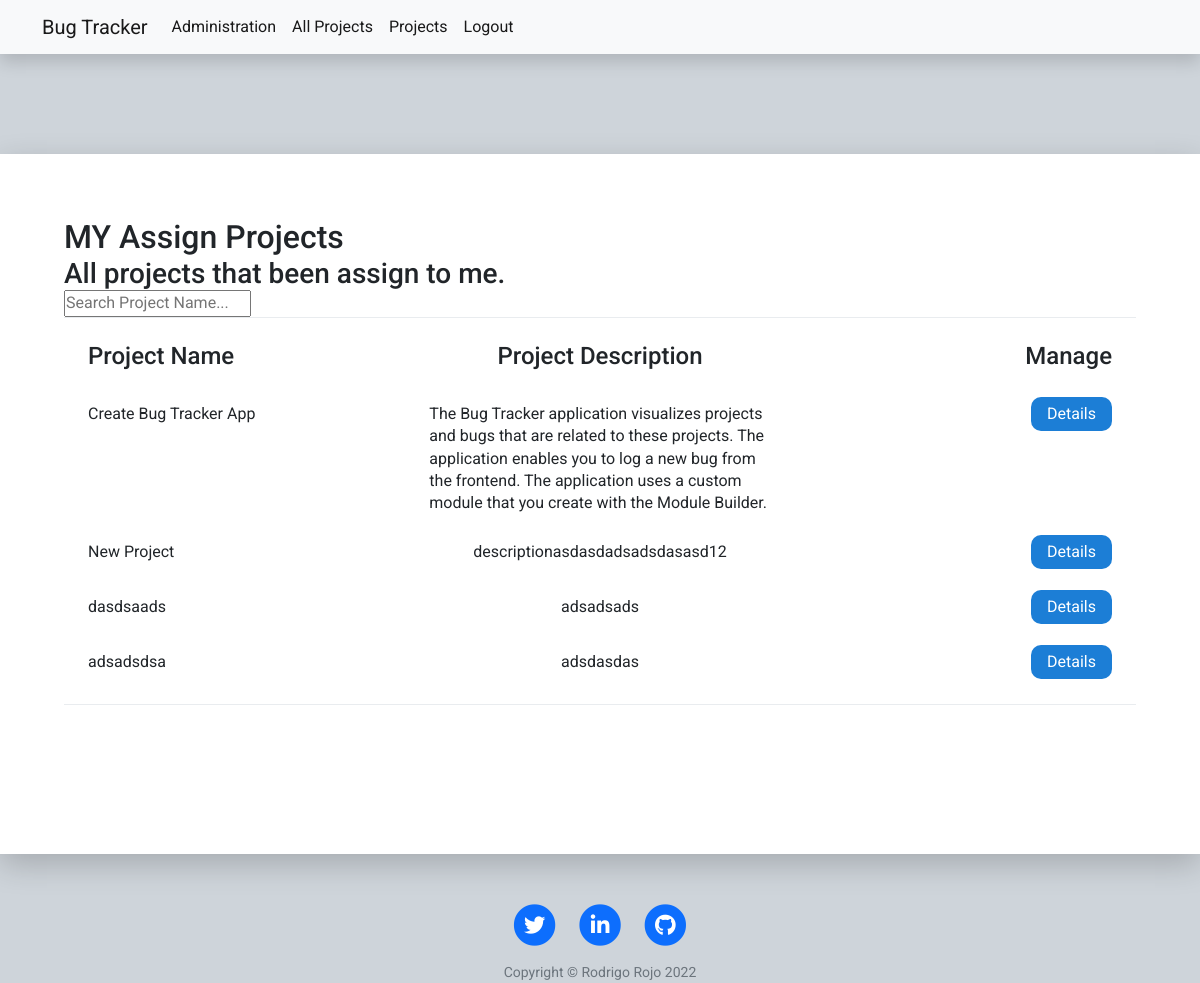
Page /user_projects (signed in) on the committed database.
### tables this page shows
CREATE TABLE project_dev(id integer PRIMARY KEY,user_id integer NOT NULL,project_id integer NOT NULL,CONSTRAINT FK_project FOREIGN KEY (project_id) REFERENCES project (id),CONSTRAINT FK_user FOREIGN KEY (user_id) REFERENCES user (id));

CREATE TABLE project(id integer PRIMARY KEY,name VARCHAR(100),description VARCHAR(250),author VARCHAR(100));

### main.py (the view)
@app.route("/user_projects")
@login_required
def user_projects():
    projects = database.get_user_projects_by_user_id(current_user.id)
    return render_template("my_projects.html", projects=projects, year=year)

### database.py (called while the page is built)
def get_user_projects_by_user_id(id):
    conn = sqlite3.connect(database="bug_tracker.db")
    cur = conn.cursor()
    sql = f''' SELECT DISTINCT *
               FROM project_dev
               LEFT JOIN project
               ON project.id = project_dev.project_id
               WHERE user_id = '{id}'; '''
    cur.execute(sql)
    data = cur.fetchall()
    conn.close()
    return data

### main.py (called while the page is built)
@login_manager.user_loader
def load_user(user_id):
    return User.query.get(user_id)

### templates/my_projects.html
{% include "header.html" %}
<div class="projects flex">
    <div class="project-title flex">
        <div>
            <h2>MY Assign Projects</h2>
            <h3>All projects that been assign to me.</h4>
                <input type="text" id="mySearch" onkeyup="myFunction()" placeholder="Search Project Name..."
                    title="Type in a category">
        </div>
    </div>
    <div id="myMenu" class="dashboard project-container grid">
        <div class="project-description grid">
            <h4>Project Name</h4>
            <h4 class="second-item">Project Description</h4>
            <h4 class="last-item">Manage</h4>
        </div>
        {% for project in projects %}
        <span class="project-data grid ">
            <p>{{project[4]}}</p>
            <p class="second-item">{{project[5]}}</p>
            <div class="project-links last-item">
                <a class="project-details-a" href="{{url_for('project', id=project[3]) }}">Details</a>
            </div>
        </span>
        {% endfor %}
    </div>
</div>
{% include "footer.html" %}

### static/css/style.css (style rules this page uses)
* { margin: 0; padding: 0; box-sizing: border-box; }
a { text-decoration: None; }
h2, h3 { margin-bottom: 0; }
body { font-family: 'Roboto', sans-serif; line-height: 1.4; background-color: #ced4da; }
.flex { display: flex; }
.grid { display: grid; row-gap: 12px; }
.projects { background-color: white; width: 1200px; height: 700px; margin: auto; padding: 64px; flex-direction: column; gap: 32px; box-shadow: 0 10px 30px rgba(0, 0, 0, 0.20); }
.project-title { grid-template-columns: 1fr 1fr; align-items: baseline; }
.project-details-a:link, .project-details-a:visited, .ticket-link:link, .ticket-link:visited { display: block; color: white; background-color: #1c7ed6; text-decoration: none; border: none; padding: 6px 16px; border-radius: 10px; }
.second-item { justify-self: center; }
.last-item { justify-self: end; }
.dashboard { grid-template-rows: 35px; grid-auto-rows: minmax(35px, 400px); border-top: 1px solid #e9ecef; padding: 24px; }
.project-container { grid-column: 1 / -1; grid-template-rows: 35px; grid-auto-rows: minmax(35px, auto); row-gap: 20px; border-bottom: 1px solid #e9ecef; }
.project-description, .project-data { grid-template-columns: 1fr 1fr 1fr; align-items: baseline; }
p { margin-bottom: 0; }
@media (max-width:1660px) { .flex { display: block; } }

### rows in the picture
project_dev: name "Create Bug Tracker App", description "The Bug Tracker application visualizes projects and bugs that are related to these projects. The application enables you to log a new bug from the frontend. The application uses a custom module that you create with the Module Builder."
project_dev: name "New Project", description "descriptionasdasdadsadsdasasd12"
project_dev: name "dasdsaads", description "adsadsads"
project_dev: name "adsadsdsa", description "adsdasdas"

### other values in the picture
{{ year }} "2022"
